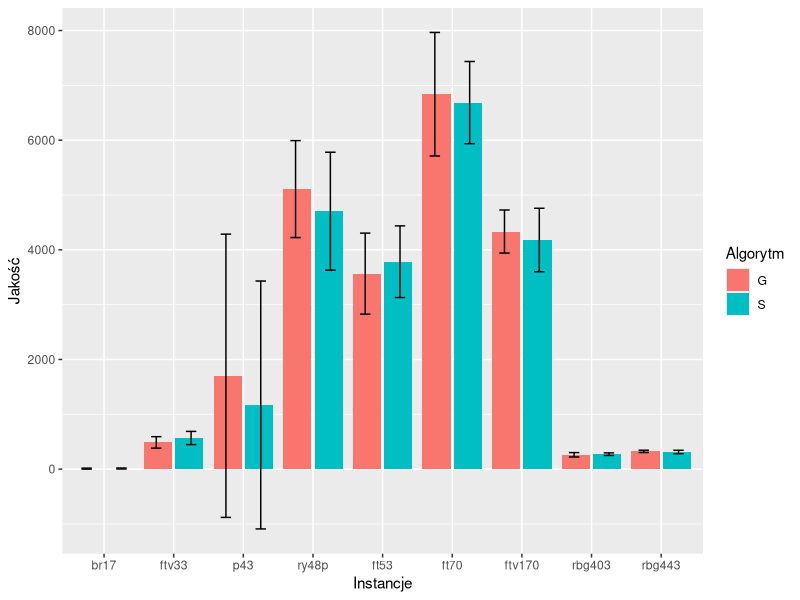
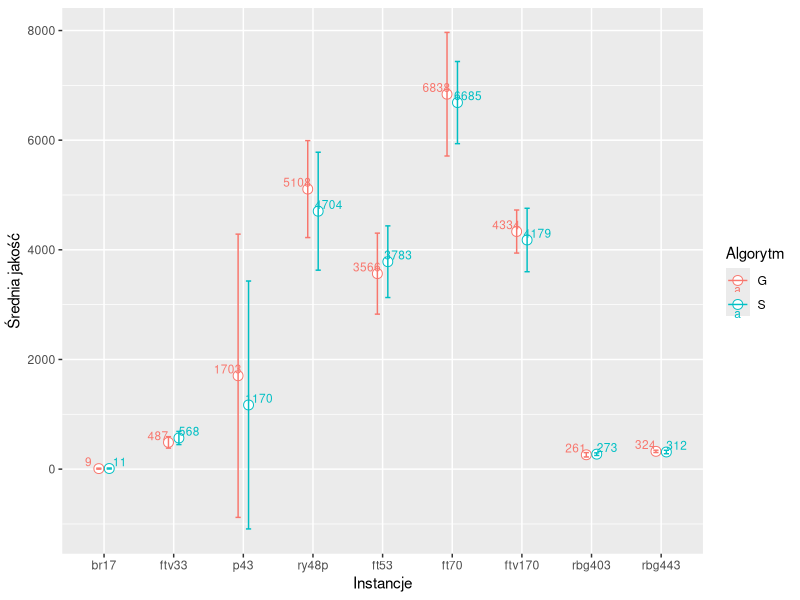
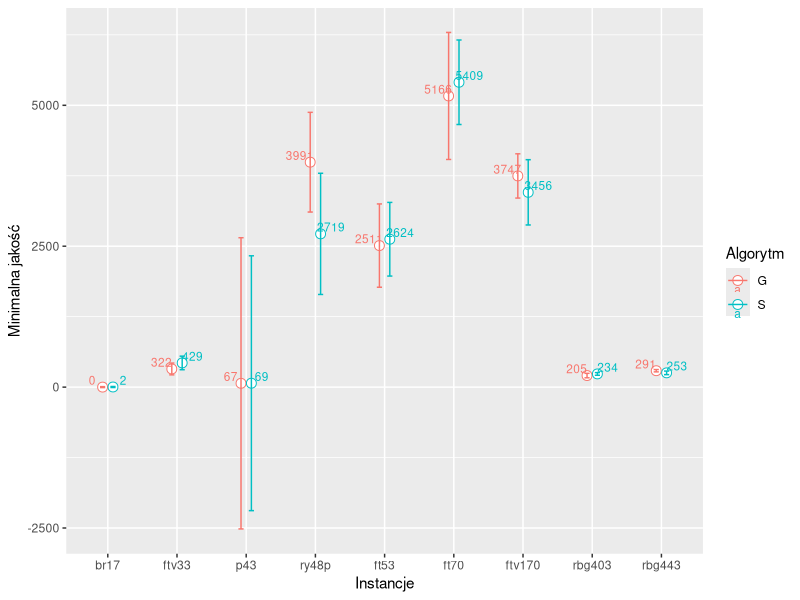
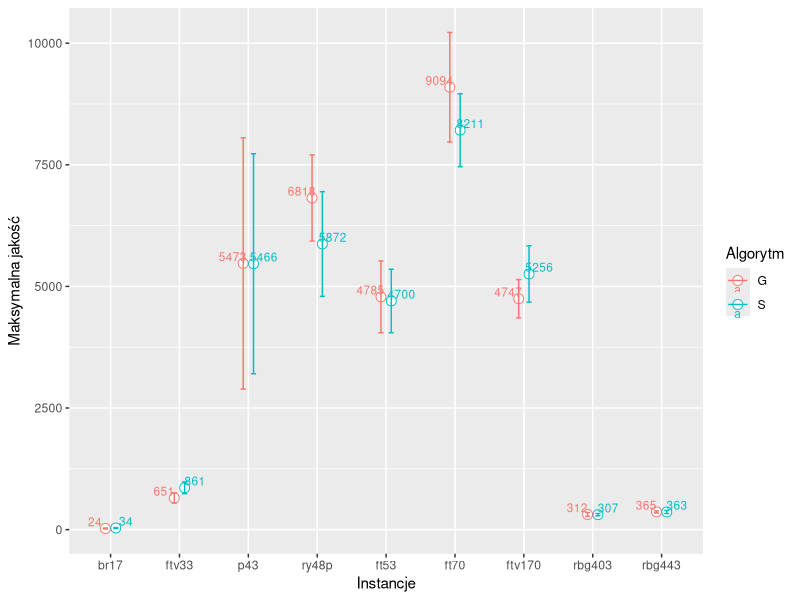
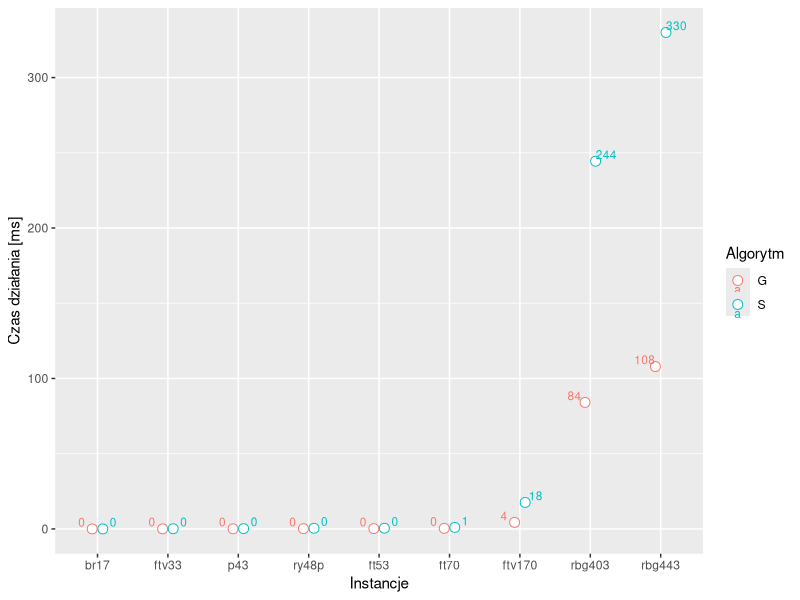
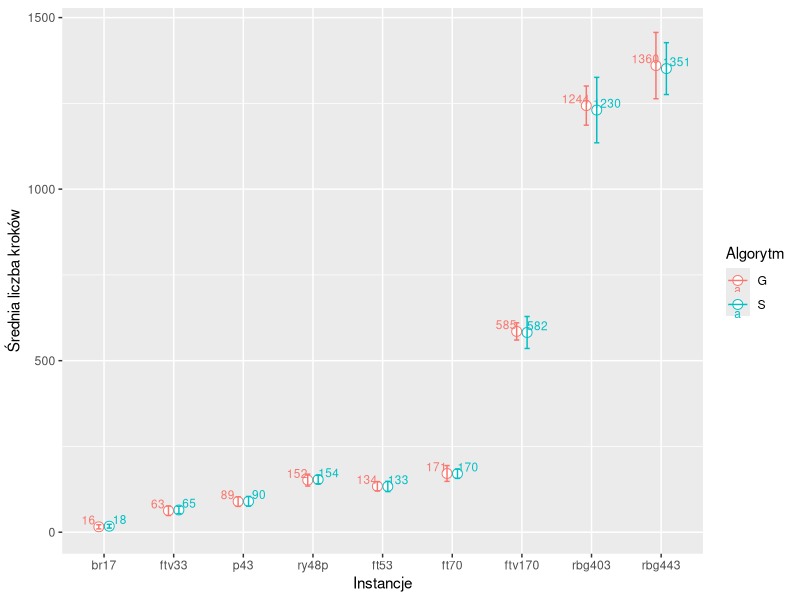
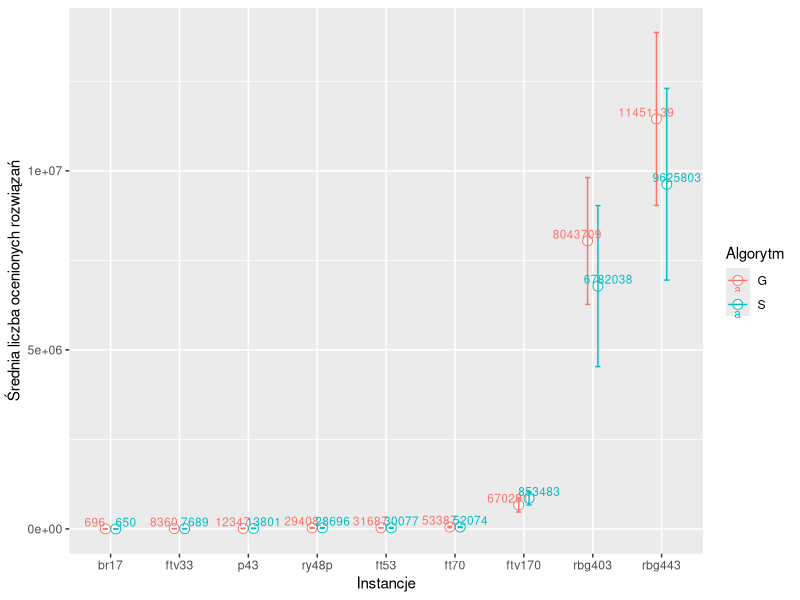
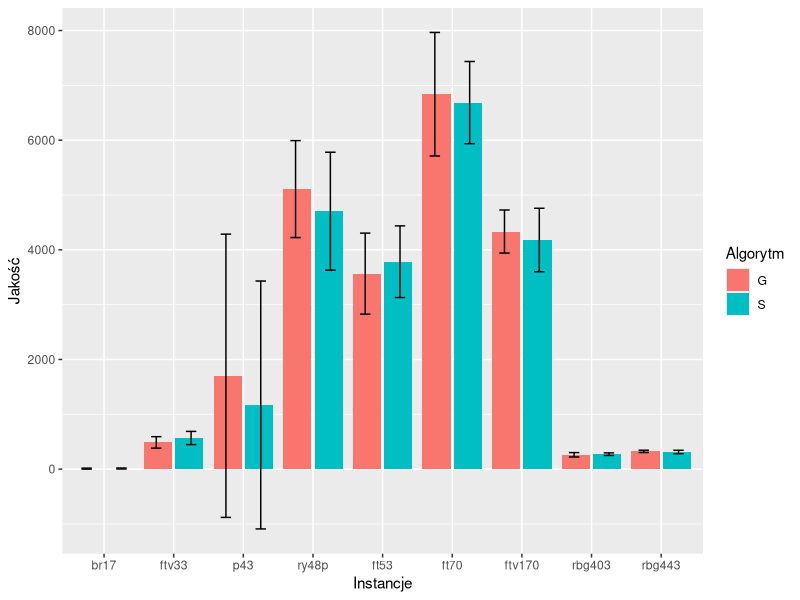

Here is the R script that generated these plots, in order:
## ---- chunk 1
knitr::opts_chunk$set(echo = TRUE)
## ---- chunk 2
library(dplyr)
library(ggplot2)
## ---- chunk 3
print(getwd())
results <- read.table("./../results/resultsWithout_kro124p.csv", head=TRUE, sep=",")
#perm <- select(results, "resultPermutation")[1,1]
#as.numeric(unlist(strsplit(perm, "\\|")))
algs_symbols <- list(Greedy="G", Steepest="S", SimpleHeur="H", Random="R", RandomWalker="RW")
results <- mutate(results, algName=algs_symbols[algName])
algs_unique_names <- unique(results[["algName"]])
results <- as.data.frame(lapply(results, unlist))
knitr::kable(head(results, 21))
## ---- chunk 4
gp <- group_by(results, algName, setName)
gp <- summarize(gp, diff=mean(result-optimalResult), std=sd(result-optimalResult), nOfCities=mean(nOfCities))
knitr::kable(gp)

plot <- ggplot(gp, aes(x=reorder(setName, nOfCities), y=diff, std=std, group=algName, fill=factor(algName))) +
  geom_bar(stat="identity", position="dodge2") +
  #geom_point() +
  #geom_line() +
  geom_errorbar(aes(ymin=diff-std, ymax=diff+std), position = position_dodge(1), width=0.3) +
  #geom_text(aes(label=sprintf("%0.3f", round(diff, digits=2))), position=position_dodge(width=0.9), vjust=-0.25) +
  labs(x="Instancje", y="Jakość", fill="Algorytm")
  
  filename <- paste("../results/zad2_point1_all", ".pdf", sep="")
  ggsave(filename, plot=plot)
  print(plot)
## ---- chunk 5
gp <- group_by(results, algName, setName)
gp <- summarize(gp, diff=mean(result-optimalResult), std=sd(result-optimalResult), nOfCities=mean(nOfCities))

pd <- position_dodge(0.3)
plot <- ggplot(gp, aes(x=reorder(setName, nOfCities), y=diff, std=std, group=algName, colour=algName)) +
  #geom_line(aes(linetype=algName)) +
  geom_point(size=3, shape=21, fill="white", position=pd) +
  geom_errorbar(aes(ymin=diff-std, ymax=diff+std, width=0.15), position=pd) +
  geom_text(aes(label=sprintf("%0.0f", round(diff, digits=1))), position=position_dodge(width=0.9), vjust=-0.25, size=3) +
  labs(x="Instancje", y="Średnia jakość") +
  scale_color_discrete(name="Algorytm")
  
  filename <- paste("../results/zad2_point1_mean_all", ".pdf", sep="")
  ggsave(filename, plot=plot)
  print(plot)
## ---- chunk 6
gp <- group_by(results, algName, setName)
gp <- summarize(gp, diff=min(result-optimalResult), std=sd(result-optimalResult), nOfCities=mean(nOfCities))

pd <- position_dodge(0.3)
plot <- ggplot(gp, aes(x=reorder(setName, nOfCities), y=diff, std=std, group=algName, colour=algName)) +
  #geom_line(aes(linetype=algName)) +
  geom_point(size=3, shape=21, fill="white", position=pd) +
  geom_errorbar(aes(ymin=diff-std, ymax=diff+std, width=0.15), position=pd) +
  geom_text(aes(label=sprintf("%0.0f", round(diff, digits=1))), position=position_dodge(width=0.9), vjust=-0.25, size=3) +
  labs(x="Instancje", y="Minimalna jakość") +
  scale_color_discrete(name="Algorytm")

  filename <- paste("../results/zad2_point1_min_all", ".pdf", sep="")
  ggsave(filename, plot=plot)
  print(plot)

## ---- chunk 7
gp <- group_by(results, algName, setName)
gp <- summarize(gp, diff=max(result-optimalResult), std=sd(result-optimalResult), nOfCities=mean(nOfCities))

pd <- position_dodge(0.3)
plot <- ggplot(gp, aes(x=reorder(setName, nOfCities), y=diff, std=std, group=algName, colour=algName)) +
  #geom_line(aes(linetype=algName)) +
  geom_point(size=3, shape=21, fill="white", position=pd) +
  geom_errorbar(aes(ymin=diff-std, ymax=diff+std, width=0.15), position=pd) +
  geom_text(aes(label=sprintf("%0.0f", round(diff, digits=1))), position=position_dodge(width=0.9), vjust=-0.25, size=3) +
  labs(x="Instancje", y="Maksymalna jakość") +
  scale_color_discrete(name="Algorytm")

  filename <- paste("../results/zad2_point1_max_all", ".pdf", sep="")
  ggsave(filename, plot=plot)
  print(plot)

## ---- chunk 8
gp <- group_by(results, algName, setName)
gp <- summarize(gp, timeOfRunningInMs=mean(timeOfRunningInMs), std=sd(timeOfRunningInMs), nOfCities=mean(nOfCities))

pd <- position_dodge(0.3)
plot <- ggplot(gp, aes(x=reorder(setName, nOfCities), y=timeOfRunningInMs, group=algName, colour=algName)) +
  #geom_line(aes(linetype=algName)) +
  geom_point(size=3, shape=21, fill="white", pd=position_dodge(0.1), position=pd) +
  geom_text(aes(label=sprintf("%0.0f", round(timeOfRunningInMs, digits=1))), position=position_dodge(width=0.9), vjust=-0.25, size=3) +
  labs(x="Instancje", y="Czas działania [ms]") +
  scale_color_discrete(name="Algorytm")

  filename <- paste("../results/zad2_point2_all", ".pdf", sep="")
  ggsave(filename, plot=plot)
  print(plot)

## ---- chunk 9
gp <- group_by(results, algName, setName)
gp <- summarize(gp, meanNumberOfSteps=mean(numberOfSteps), std=sd(numberOfSteps), nOfCities=mean(nOfCities))

pd <- position_dodge(0.3)
plot <- ggplot(gp, aes(x=reorder(setName, nOfCities), y=meanNumberOfSteps, group=algName, colour=algName)) +
  #geom_line(aes(linetype=algName)) +
  geom_point(size=3, shape=21, fill="white", position=pd) +
  geom_errorbar(aes(ymin=meanNumberOfSteps-std, ymax=meanNumberOfSteps+std, width=0.15), position=pd) +
  geom_text(aes(label=sprintf("%0.0f", round(meanNumberOfSteps, digits=1))), position=position_dodge(width=0.9), vjust=-0.25, size=3) +
  labs(x="Instancje", y="Średnia liczba kroków") +
  scale_color_discrete(name="Algorytm")
  
  filename <- paste("../results/zad2_point4_all", ".pdf", sep="")
  ggsave(filename, plot=plot)
  print(plot)

## ---- chunk 10
gp <- group_by(results, algName, setName)
gp <- summarize(gp, meanNumberOfCheckedResults=mean(numberOfCheckedResults), std=sd(numberOfCheckedResults), nOfCities=mean(nOfCities))

pd <- position_dodge(0.3)
plot <- ggplot(gp, aes(x=reorder(setName, nOfCities), y=meanNumberOfCheckedResults, group=algName, colour=algName)) +
  #geom_line(aes(linetype=algName)) +
  geom_point(size=3, shape=21, fill="white", position=pd) +
  geom_errorbar(aes(ymin=meanNumberOfCheckedResults-std, ymax=meanNumberOfCheckedResults+std, width=0.15), position=pd) +
  geom_text(aes(label=sprintf("%0.0f", round(meanNumberOfCheckedResults, digits=1))), position=position_dodge(width=0.9), vjust=-0.25, size=3) +
  labs(x="Instancje", y="Średnia liczba ocenionych rozwiązań") +
  scale_color_discrete(name="Algorytm")


  filename <- paste("../results/zad2_point5_all", ".pdf", sep="")
  ggsave(filename, plot=plot)
  print(plot)
